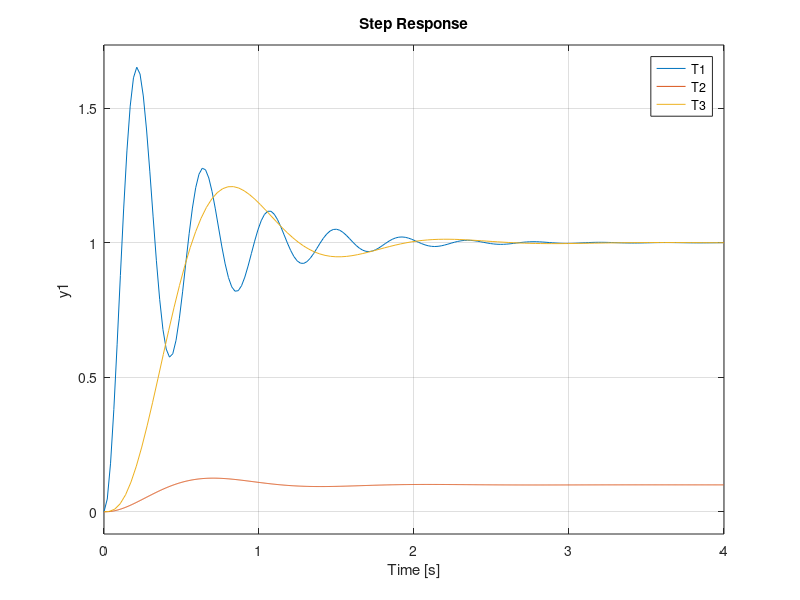

The MATLAB script that drew this image:
'Ex1'
R1=100;R2=100;L=200;Cf=9e-6;Vin=100;
A=[0 1/L;-1/Cf -1/Cf*(1/R1+1/R2)]
B=[0;1/(Cf*R1)]
C=[0 1]
D=0
Tss=ss(A,B,C,D)
tf(Tss)
step(Tss)
Vcmax=Vin*0.5;
PR2=Vcmax^2/R2
PR1=Vin^2/R1

'EX2'
R1=100;R2=100;L=200;Cf=9e-6;Vin=12;
A=[0 1/L;-1/Cf -1/Cf*(1/R1+1/R2)]
B=[0;1/(Cf*R1)]
C=[0 1]
D=0
Tss=ss(A,B,C,D)
tf(Tss)
step(Tss)
Vcmax=Vin*0.5;
PR2=Vcmax^2/R2
PR1=Vin^2/R1
'EX3-1'
n = 121;
d = [1 9 121];
wn =sqrt(d(3))
z = d(2)/(2*wn)
T = tf(n,d);
step(T)
'EX3-2'
n = 0.04;
d = [1 9 0.04];
wn =sqrt(d(3))
z = d(2)/(2*wn)
T = tf(n,d);
step(T)
'EX3-3'
n = 1.05e7;
d = [1 9e3 1.05e7];
wn =sqrt(d(3))
z = d(2)/(2*wn)
T = tf(n,d);
step(T)
'Ex4'
R = 49.66;L =10e-3;Cf = 9e-6;
A = [0 1/Cf;-1/L -R/L];
B = [0;1/L];
C = [1 0];
D = [0];
Tss=ss(A,B,C,D)
step(Tss)
'Ex5'
n1 = 24.542*9;
d1 = [1 4 24.542*9];
T1 = tf(n1,d1);
step(T1)
n2 = 24.542*9;
d2 =conv([1 4 24.542],[1 90]);
T2 = tf(n2,d2);
step(T2)
n3 = 24.542*9;
d3 =conv([1 4 24.542],[1 9]);
T3 = tf(n3,d3);
step(T1,T2,T3)



